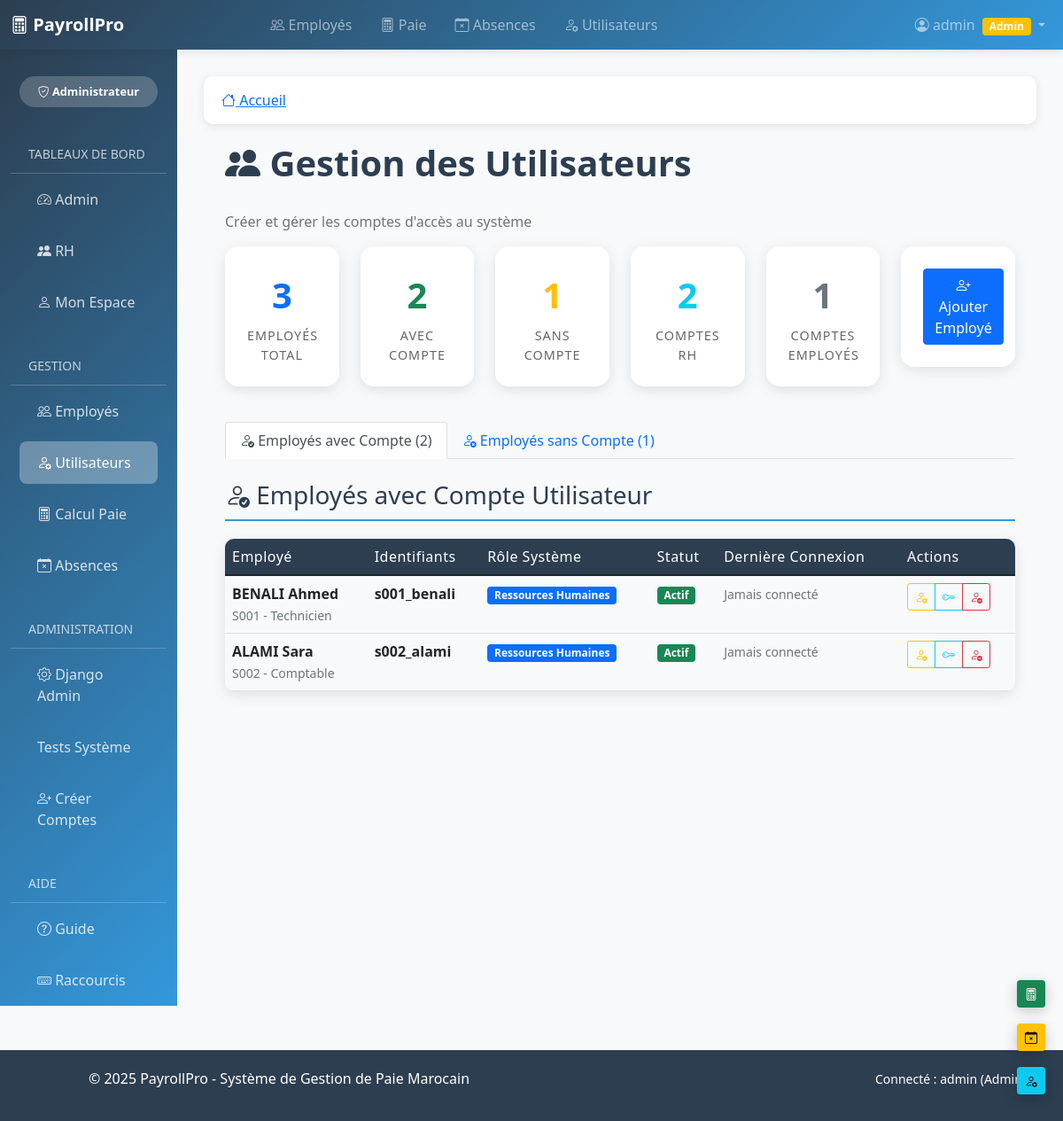
Page /gestion-utilisateurs/ (signed in) on the earlier database version.
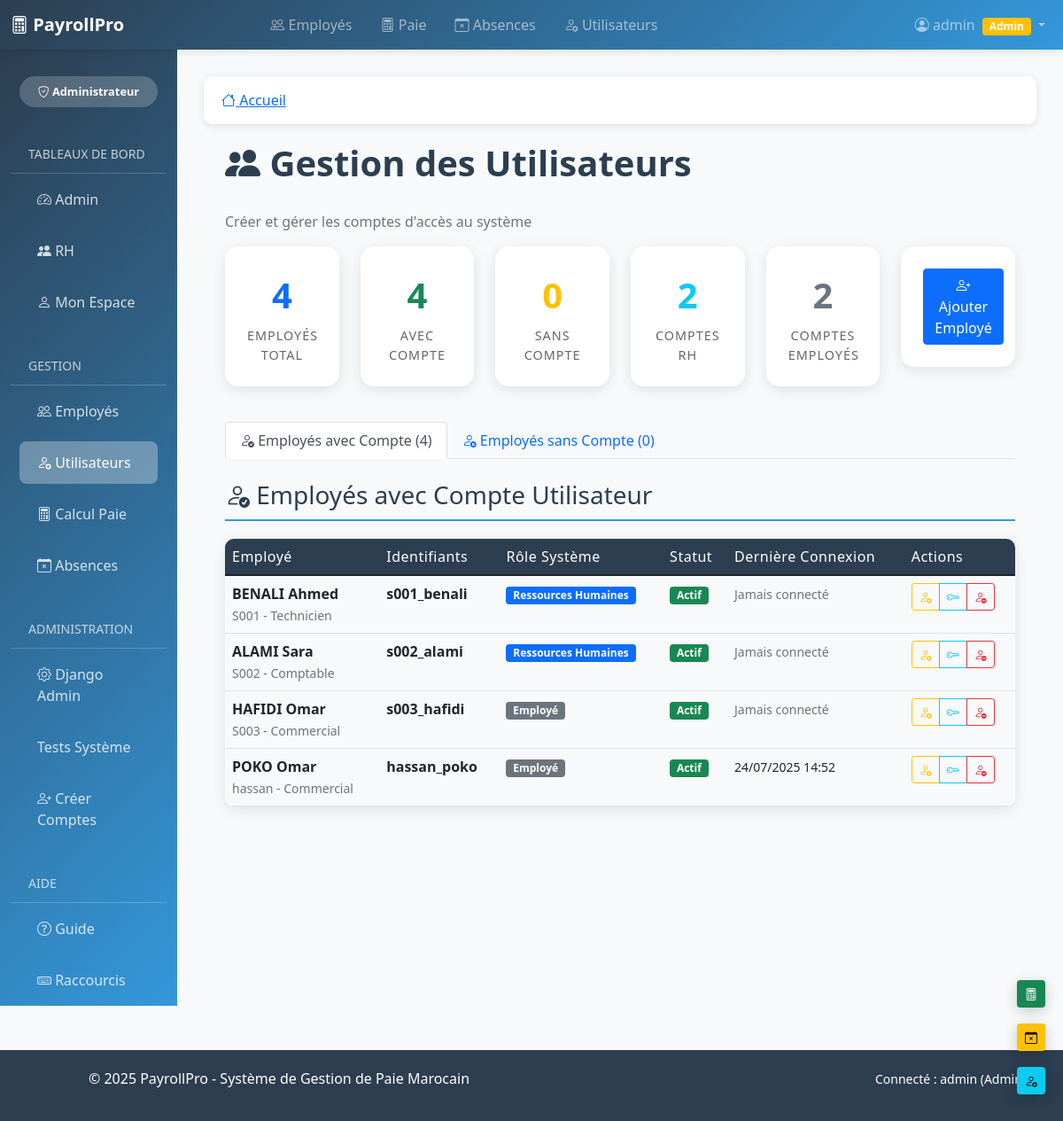
Same page on the later database version.
### paie/models.py (models this page shows, shortened)
class Employe(models.Model):
    user = models.OneToOneField(
        User,
        on_delete=models.SET_NULL,
        null=True,
        blank=True,
        help_text="Compte utilisateur pour l'accès au système"
    )
    site = models.ForeignKey(
        Site,
        on_delete=models.CASCADE,
        related_name='employes',
        null=True,  # TEMPORAIRE
        blank=True, # TEMPORAIRE
        help_text="Site d'affectation de l'employé"
    )
    departement = models.ForeignKey(
        Departement,
        on_delete=models.CASCADE,
        related_name='employes',
        null=True,  # TEMPORAIRE
        blank=True, # TEMPORAIRE
        help_text="Département d'affectation"
    )
    manager = models.ForeignKey(
        'self',
        on_delete=models.SET_NULL,
        null=True,
        blank=True,
        related_name='equipe',
        help_text="Manager direct de l'employé"
    )
    matricule = models.CharField(max_length=10, unique=True, help_text="Ex: S001, S002...")
    nom = models.CharField(max_length=100)
    prenom = models.CharField(max_length=100)
    cin = models.CharField(max_length=20, unique=True, help_text="Carte d'identité nationale")
    fonction = models.CharField(max_length=100, help_text="Ex: Technicien, Comptable...")
    date_embauche = models.DateField()
    salaire_base = models.DecimalField(max_digits=10, decimal_places=2, help_text="Salaire mensuel de base en DH")
    ROLE_CHOICES = [
        ('EMPLOYE', 'Employé'),
        ('RH', 'Ressources Humaines'),
    ]
    role_systeme = models.CharField(
        max_length=20,
        choices=ROLE_CHOICES,
        default='EMPLOYE',
        help_text="Rôle dans le système de paie"
    )
    SITUATION_CHOICES = [
        ('C', 'Célibataire'),
        ('M', 'Marié(e)'),
        ('D', 'Divorcé(e)'),
        ('V', 'Veuf/Veuve'),
    ]
    situation_familiale = models.CharField(max_length=1, choices=SITUATION_CHOICES, default='C')
    nombre_enfants = models.IntegerField(default=0, validators=[MinValueValidator(0), MaxValueValidator(10)])
    telephone = models.CharField(max_length=20, blank=True)
    email = models.EmailField(blank=True)
    adresse = models.TextField(blank=True)
    banque = models.CharField(max_length=100, blank=True)
    numero_compte = models.CharField(max_length=30, blank=True)
    actif = models.BooleanField(default=True)
    date_creation = models.DateTimeField(auto_now_add=True)
    date_modification = models.DateTimeField(auto_now=True)
    class Meta:
        verbose_name = "Employé"
        verbose_name_plural = "Employés"
        ordering = ['matricule']
    def nom_complet(self):
        return f"{self.nom} {self.prenom}"

### paie/views_users.py (the view, shortened to what this page needs)
# urls.py: path('gestion-utilisateurs/', views_users.gestion_utilisateurs, name='gestion_utilisateurs'),
@login_required
@user_passes_test(est_admin_ou_rh)
def gestion_utilisateurs(request):
    gestionnaire = GestionnaireUtilisateurs()
    recherche = request.GET.get('recherche', '')
    statut_filtre = request.GET.get('statut', 'tous')
    role_filtre = request.GET.get('role', 'tous')
    employes_query = Employe.objects.all().select_related('user').order_by('matricule')
    if statut_filtre == 'actifs':
        employes_query = employes_query.filter(actif=True, user__is_active=True)
    elif statut_filtre == 'inactifs':
        employes_query = employes_query.filter(Q(actif=False) | Q(user__is_active=False))
    if role_filtre == 'employe':
        employes_query = employes_query.filter(role_systeme='EMPLOYE')
    elif role_filtre == 'rh':
        employes_query = employes_query.filter(role_systeme='RH')
    employes = employes_query.all()
    employes_avec_compte = [e for e in employes if e.user]
    employes_sans_compte = [e for e in employes if not e.user]
    stats = {
        'total_employes': Employe.objects.count(),
        'avec_compte': Employe.objects.filter(user__isnull=False).count(),
        'sans_compte': Employe.objects.filter(user__isnull=True).count(),
        'role_rh': Employe.objects.filter(role_systeme='RH').count(),
        'role_employe': Employe.objects.filter(role_systeme='EMPLOYE').count(),
        'comptes_actifs': Employe.objects.filter(user__isnull=False, user__is_active=True, actif=True).count(),
        'comptes_inactifs': Employe.objects.filter(Q(user__is_active=False) | Q(actif=False)).count(),
    }
    alertes = []
    if stats['sans_compte'] > 0:
        alertes.append({
            'type': 'warning',
            'message': f"{stats['sans_compte']} employé(s) sans compte d'accès",
        })
    if stats['comptes_inactifs'] > 0:
        alertes.append({
            'type': 'info',
            'message': f"{stats['comptes_inactifs']} compte(s) inactif(s)",
        })
    context = {
        'employes_avec_compte': employes_avec_compte,
        'employes_sans_compte': employes_sans_compte,
        'stats': stats,
        'alertes': alertes,
        'user_role': obtenir_role_utilisateur(request.user),
        'recherche': recherche,
        'statut_filtre': statut_filtre,
        'role_filtre': role_filtre,
        'peut_creer_rh': request.user.is_superuser,
    }
    return render(request, 'paie/gestion_utilisateurs.html', context)

### paie/user_management.py (called while the page is built, shortened)
def obtenir_role_utilisateur(user):
    if user.is_superuser:
        return 'admin'

    def obtenir_employe_par_user(self, user):
        try:
            return Employe.objects.get(user=user)
        except Employe.DoesNotExist:
            return None

### paie/views_users.py (called while the page is built)
def est_admin_ou_rh(user):
    if user.is_superuser:
        return True
    gestionnaire = GestionnaireUtilisateurs()
    employe = gestionnaire.obtenir_employe_par_user(user)
    return employe and employe.est_rh()

### paie/templates/paie/gestion_utilisateurs.html (shortened to what the changed rows need)
{% extends 'paie/base.html' %}
{% block content %}
<div class="container-fluid">
    <div class="row">
        <div class="col-12">
            <h1 class="page-title">
                <i class="bi bi-people-fill"></i> Gestion des Utilisateurs
            </h1>
        </div>
    </div>
    <div class="row mb-4">
        <div class="col-lg-2 col-md-4 col-sm-6 mb-3">
            <div class="stats-card text-center">
                <div class="stats-number text-primary">{{ stats.total_employes }}</div>
                <div class="stats-label">Employés Total</div>
            </div>
        </div>
        <div class="col-lg-2 col-md-4 col-sm-6 mb-3">
            <div class="stats-card text-center">
                <div class="stats-number text-success">{{ stats.avec_compte }}</div>
                <div class="stats-label">Avec Compte</div>
            </div>
        </div>
        <div class="col-lg-2 col-md-4 col-sm-6 mb-3">
            <div class="stats-card text-center">
                <div class="stats-number text-warning">{{ stats.sans_compte }}</div>
                <div class="stats-label">Sans Compte</div>
            </div>
        </div>
        <div class="col-lg-2 col-md-4 col-sm-6 mb-3">
            <div class="stats-card text-center">
                <div class="stats-number text-secondary">{{ stats.role_employe }}</div>
                <div class="stats-label">Comptes Employés</div>
            </div>
        </div>
    </div>
    <div class="row mb-4">
        <div class="col-12">
            <ul class="nav nav-tabs" id="userTabs" role="tablist">
                <li class="nav-item" role="presentation">
                    <button class="nav-link active" id="avec-compte-tab" data-bs-toggle="tab" data-bs-target="#avec-compte" type="button" role="tab">
                        <i class="bi bi-person-check"></i> Employés avec Compte ({{ stats.avec_compte }})
                    </button>
                </li>
                <li class="nav-item" role="presentation">
                    <button class="nav-link" id="sans-compte-tab" data-bs-toggle="tab" data-bs-target="#sans-compte" type="button" role="tab">
                        <i class="bi bi-person-x"></i> Employés sans Compte ({{ stats.sans_compte }})
                    </button>
                </li>
            </ul>
        </div>
    </div>
    <div class="tab-content" id="userTabsContent">
        <div class="tab-pane fade show active" id="avec-compte" role="tabpanel">
            <div class="row">
                <div class="col-12">
                    {% if employes_avec_compte %}
                    <div class="table-responsive">
                        <table class="table table-hover">
                            <thead>
                                <tr>
                                    <th>Employé</th>
                                    <th>Identifiants</th>
                                    <th>Rôle Système</th>
                                    <th>Statut</th>
                                    <th>Dernière Connexion</th>
                                    <th>Actions</th>
                                </tr>
                            </thead>
                            <tbody>
                                {% for employe in employes_avec_compte %}
                                <tr id="employe-{{ employe.id }}">
                                    <td>
                                        <div>
                                            <strong>{{ employe.nom_complet }}</strong>
                                            <br><small class="text-muted">{{ employe.matricule }} - {{ employe.fonction }}</small>
                                        </div>
                                    </td>
                                    <td>
                                        <div>
                                            <strong>{{ employe.user.username }}</strong>
                                        </div>
                                    </td>
                                    <td>
                                        <span class="badge {% if employe.role_systeme == 'RH' %}bg-primary{% else %}bg-secondary{% endif %}">
                                            {{ employe.get_role_systeme_display }}
                                        </span>
                                    </td>
                                    <td>
                                        {% if employe.user.is_active and employe.actif %}
                                            <span class="badge bg-success">Actif</span>
                                        {% else %}
                                            <span class="badge bg-danger">Inactif</span>
                                        {% endif %}
                                    </td>
                                    <td>
                                        {% if employe.user.last_login %}
                                            <small>{{ employe.user.last_login|date:"d/m/Y H:i" }}</small>
                                        {% else %}
                                            <small class="text-muted">Jamais connecté</small>
                                        {% endif %}
                                    </td>
                                    <td>
                                        <div class="btn-group btn-group-sm">
                                            {% if user.is_superuser %}
                                            <button class="btn btn-outline-warning" onclick="modifierRole({{ employe.id }})" title="Modifier rôle">
                                                <i class="bi bi-person-gear"></i>
                                            </button>
                                            {% endif %}
                                            <button class="btn btn-outline-info" onclick="reinitialiserMotDePasse({{ employe.id }})" title="Réinitialiser mot de passe">
                                                <i class="bi bi-key"></i>
                                            </button>
                                            {% if employe.user.is_active and employe.actif %}
                                                <button class="btn btn-outline-danger" onclick="desactiverCompte({{ employe.id }})" title="Désactiver">
                                                    <i class="bi bi-person-dash"></i>
                                                </button>
                                            {% else %}
                                                <button class="btn btn-outline-success" onclick="reactiverCompte({{ employe.id }})" title="Réactiver">
                                                    <i class="bi bi-person-check"></i>
                                                </button>
                                            {% endif %}
                                        </div>
                                    </td>
                                </tr>
                                {% endfor %}
                            </tbody>
                        </table>
                    </div>
                    {% else %}
                    <div class="alert alert-info">
                        <i class="bi bi-info-circle"></i> Aucun employé avec compte utilisateur.
                    </div>
                    {% endif %}
                </div>
            </div>
        </div>
    </div>
</div>
{% endblock %}

Differences in the rows shown:
now on this page (row edited): Employe: nom_complet "HAFIDI Omar", matricule "S003", fonction "Commercial", user.username "s003_hafidi", role_systeme "Employé", actif "Actif", shows "Jamais connecté"
added Employe: nom_complet "POKO Omar", matricule "hassan", fonction "Commercial", user.username "hassan_poko", role_systeme "Employé", actif "Actif", user.last_login "24/07/2025 14:52"
Other differences:
{{ stats.total_employes }}: "3" → "4"
{{ stats.avec_compte }}: "2" → "4"
{{ stats.sans_compte }}: "1" → "0"
{{ stats.role_employe }}: "1" → "2"
